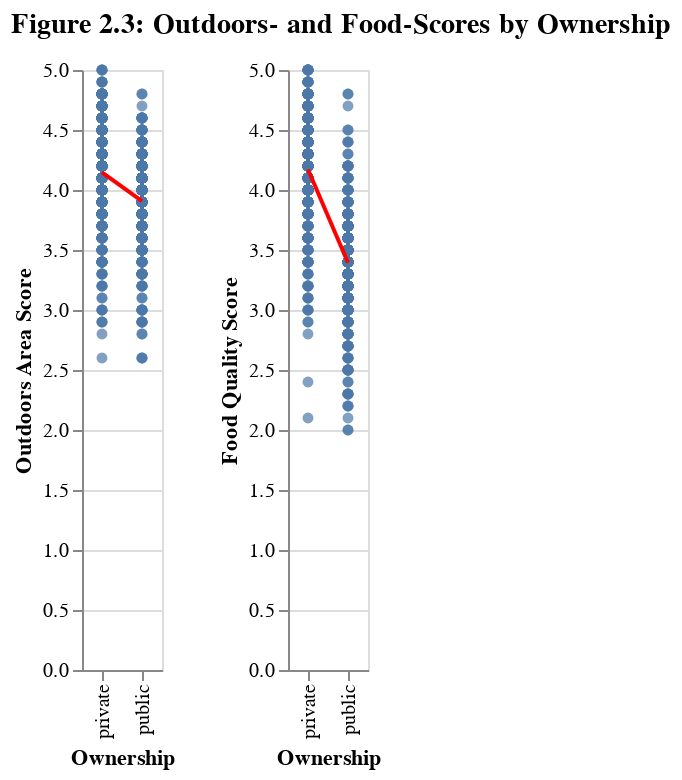

Write notebook code for a chart like this one.
### Code cell
import altair as alt
import pandas as pd

# Assuming df is your DataFrame

# Calculate mean for each ownership category
mean_outdoors_own = df.groupby('Ownership')['Outdoors_score'].mean().reset_index()
mean_food_own = df.groupby('Ownership')['Food_score'].mean().reset_index()

# Sort by ownership to ensure the line goes through the ownership categories in the correct order
mean_outdoors_own = mean_outdoors_own.sort_values('Ownership')
mean_food_own = mean_food_own.sort_values('Ownership')

# Outdoors chart with mean line across ownership categories
outdoors_own = alt.Chart(df).mark_circle().encode(
    x = alt.X("Ownership", title="Ownership"),
    y = alt.Y("Outdoors_score", title='Outdoors Area Score')
).properties(
    #title='Outdoors Area Score by Ownership'
) + alt.Chart(mean_outdoors_own).mark_line(color='red').encode(
    x='Ownership',
    y='Outdoors_score'
)

# Food chart with mean line across ownership categories
food_own = alt.Chart(df).mark_circle().encode(
    x = alt.X("Ownership", title="Ownership"),
    y = alt.Y("Food_score", title='Food Quality Score')
).properties(
    #title='Food Quality Score by Ownership'
) + alt.Chart(mean_food_own).mark_line(color='red').encode(
    x='Ownership',
    y='Food_score'
)

# Combine the charts with an overall title
own = alt.hconcat(outdoors_own, food_own).properties(
    title=alt.TitleParams(
        text='Figure 2.3: Outdoors- and Food-Scores by Ownership',
        anchor='start',
        fontSize=14,
        offset=10
    )
)

# Save the chart if needed
# chart.save('charts/chart_1.png')

own

### Figure 1 — Vega-Lite specification as saved in the notebook (floating-point values rounded to 4 significant figures; data arrays with more than 128 entries replaced by an {"elided": "..."} marker saying what was removed)
{"config": {"view": {"continuousWidth": 300, "continuousHeight": 300}}, "hconcat": [{"layer": [{"data": {"name": "data-6b7202e6e7e8b0ce1d46cb3207083d53"}, "mark": {"type": "circle"}, "encoding": {"x": {"field": "Ownership", "title": "Ownership", "type": "nominal"}, "y": {"field": "Outdoors_score", "title": "Outdoors Area Score", "type": "quantitative"}}}, {"data": {"name": "data-7ca1133d3036ae69e29243e5e78acdcd"}, "mark": {"type": "line", "color": "red"}, "encoding": {"x": {"field": "Ownership", "type": "nominal"}, "y": {"field": "Outdoors_score", "type": "quantitative"}}}]}, {"layer": [{"data": {"name": "data-6b7202e6e7e8b0ce1d46cb3207083d53"}, "mark": {"type": "circle"}, "encoding": {"x": {"field": "Ownership", "title": "Ownership", "type": "nominal"}, "y": {"field": "Food_score", "title": "Food Quality Score", "type": "quantitative"}}}, {"data": {"name": "data-6eff4f4c0d6495f2a0b481eac1449ccc"}, "mark": {"type": "line", "color": "red"}, "encoding": {"x": {"field": "Ownership", "type": "nominal"}, "y": {"field": "Food_score", "type": "quantitative"}}}]}], "title": {"text": "Figure 2.3: Outdoors- and Food-Scores by Ownership", "anchor": "start", "fontSize": 14, "offset": 10}, "$schema": "https://vega.github.io/schema/vega-lite/v5.17.0.json", "datasets": {"data-6b7202e6e7e8b0ce1d46cb3207083d53": {"elided": "844 records"}, "data-7ca1133d3036ae69e29243e5e78acdcd": [{"Ownership": "private", "Outdoors_score": 4.147}, {"Ownership": "public", "Outdoors_score": 3.908}], "data-6eff4f4c0d6495f2a0b481eac1449ccc": [{"Ownership": "private", "Food_score": 4.171}, {"Ownership": "public", "Food_score": 3.394}]}}
